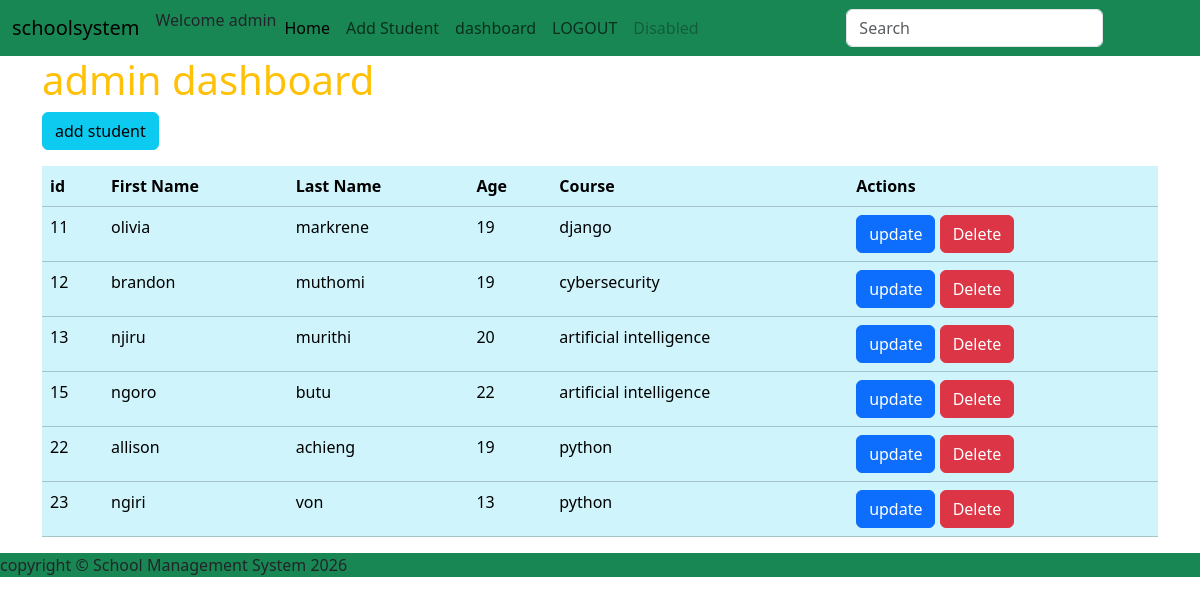
Page /students/ (signed in) on the committed database.
### myapp/models.py (models this page shows, shortened)
class Student(models.Model):
   firstname = models.CharField(max_length=50)
   age = models.IntegerField()
   course = models.CharField(max_length=50)
   lastname = models.CharField(max_length=50)

### myapp/views.py (the view)
# urls.py: path('students/',views.read_student,name='students'),
def read_student(request):
    students = Student.objects.all()
    return render(request,'admindashboard.html',{'students':students})

### myapp/templates/admindashboard.html (shortened to what this page needs)
{%extends 'base.html'%}
{%block content%}
<div class="container">
<h1 class="text-warning">admin dashboard</h1>
<a href="{% url 'add' %}" class="btn btn-info mb-3">add student</a>
<table class="table table-info">
<thead>
<tr>
<th>id</th>
<th>First Name</th>
<th>Last Name</th>
<th>Age</th>
<th>Course</th>
<th>Actions</th>
</tr>
</thead>
<tbody>
{% for x in students %}
<tr>
<td>{{x.id}}</td>
<td>{{x.firstname}}</td>
<td>{{x.lastname}}</td>
<td>{{x.age}}</td>
<td>{{x.course}}</td>
<td>
<a href="{% url 'update' x.id %}" class="btn btn-primary">update</a>
<a href="{% url 'delete' x.id %}"  class="btn btn-danger" onclick="return confirm('Are you sure you want to delete {{x.firstname}}?')">Delete</a>
</td>
</tr>
</tbody>
{% endfor %}
</table>
</div>
{% endblock %}

### myapp/templates/base.html (shortened to what this page needs)
<!DOCTYPE html>
<html lang="en">
<head>
    <link href="https://cdn.jsdelivr.net/npm/bootstrap@5.3.8/dist/css/bootstrap.min.css" rel="stylesheet">
</head>
<body>
   <nav class="navbar navbar-expand-lg bg-success">
  <div class="container-fluid">
    <div class="collapse navbar-collapse" id="navbarTogglerDemo01">
      <a class="navbar-brand" href="#">schoolsystem</a>
      <ul class="navbar-nav me-auto mb-2 mb-lg-0">
        {% if user.is_authenticated %}
        <li class="nav-item">
          <span>Welcome {{ user.username }}</span>
        </li>
        <li class="nav-item">
          <a class="nav-link active" aria-current="page" href="{% url 'index' %}">Home</a>
        </li>
        <li>
          <a class="nav-link" href="{% url 'add' %}">Add Student</a>
        </li>
         {%if user.is_staff %}
        <li class="nav-item">
          <a class="nav-link" href="{% url 'user' %}">dashboard</a>
        </li>
        {% endif %}
        <li class="nav-item">
          <a class="nav-link" href="{% url 'logout' %}">LOGOUT</a>
        </li>
        {% endif %}
        <li class="nav-item">
          <a class="nav-link disabled" aria-disabled="true">Disabled</a>
        </li>
        </ul>
      <form class="d-flex" role="search">
        <input class="form-control me-2" type="search" placeholder="Search" aria-label="Search"/>
        <button class="btn btn-outline-success" type="submit">Search</button>
      </form>
    </div>
  </div>
</nav>
<main>
    {% block content %}
    {% endblock %}
</main>
<footer class="bg-success">
<p>copyright &copy; School Management System 2026</p>
</footer>
</body>
</html>

### rows in the picture
Student: id "11", firstname "olivia", lastname "markrene", age "19", course "django"
Student: id "12", firstname "brandon", lastname "muthomi", age "19", course "cybersecurity"
Student: id "13", firstname "njiru", lastname "murithi", age "20", course "artificial intelligence"
Student: id "15", firstname "ngoro", lastname "butu", age "22", course "artificial intelligence"
Student: id "22", firstname "allison", lastname "achieng", age "19", course "python"
Student: id "23", firstname "ngiri", lastname "von", age "13", course "python"

### other values in the picture
{{ user.username }} "admin"
